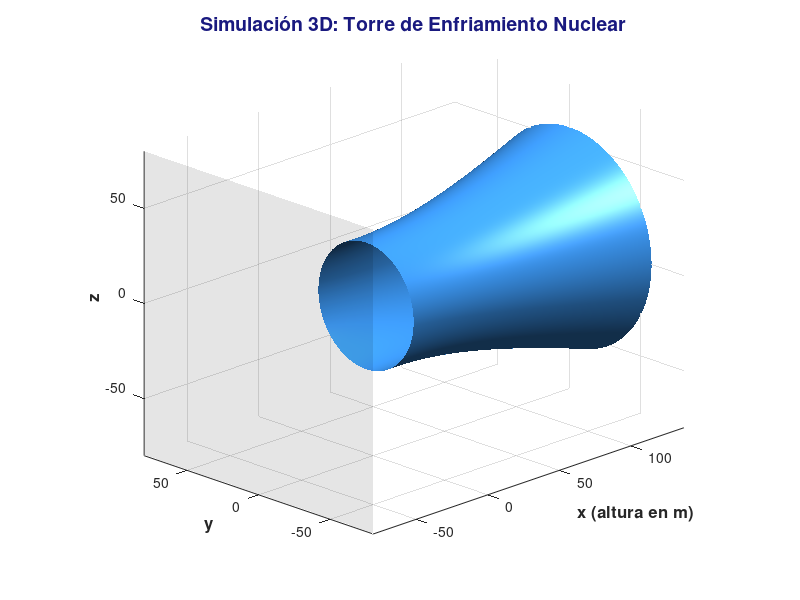

MATLAB code to generate this figure:
% ===== Torre de enfriamiento (hiperboloide recortado) =====
clc; clear; close all;

% === Parámetros geométricos reales ===
a = 33.23;     % radio mínimo (m)
b = 33.23;
c = 97.2;      % estiramiento vertical

% === Corte asimétrico: desde -5 m hasta 137.5 m (mismo que el original) ===
x_min = -5;
x_max = 137.5;

% === Malla más fina para suavidad ===
step = 1;
[X, Y, Z] = meshgrid(x_min:step:x_max, -80:step:80, -80:step:80);

% === Ecuación implícita del hiperboloide ===
V = (Y.^2)/(a^2) + (Z.^2)/(b^2) - (X.^2)/(c^2);

% === Visualización ===
figure('Color','w', 'Name','Torre de Enfriamiento 3D', 'NumberTitle','off');
p = patch(isosurface(X, Y, Z, V, 1));
isonormals(X, Y, Z, V, p);

% === Estética ===
set(p, ...
    'FaceColor', [0.2 0.5 0.8], ...     % azul acero
    'EdgeColor', 'none', ...
    'FaceAlpha', 0.95);                % casi opaco

% Base transparente (opcional)
hold on;
[xc, yc] = meshgrid(-80:1:80);
z_base = ones(size(xc)) * Z(1,1,1);
r_base = sqrt((xc.^2 + yc.^2));
mask = (r_base <= a * sqrt(1 + (x_min^2)/c^2)); % base circular
surf(z_base, xc, yc, 'FaceAlpha', 0.1, 'EdgeColor', 'none', 'FaceColor', [0 0 0]);

% === Cámara, luz y aspecto ===
daspect([1 1 1]);
view([-45 20]);             % ángulo 3D atractivo
camlight('right');
camlight('left');
lighting gouraud;

% === Ejes y título estilizados ===
xlabel('x (altura en m)', 'FontSize', 12, 'FontWeight', 'bold');
ylabel('y', 'FontSize', 12, 'FontWeight', 'bold');
zlabel('z', 'FontSize', 12, 'FontWeight', 'bold');
title('Simulación 3D: Torre de Enfriamiento Nuclear', ...
    'FontSize', 14, 'FontWeight', 'bold', 'Color', [0.1 0.1 0.5]);

grid on;
axis tight;
